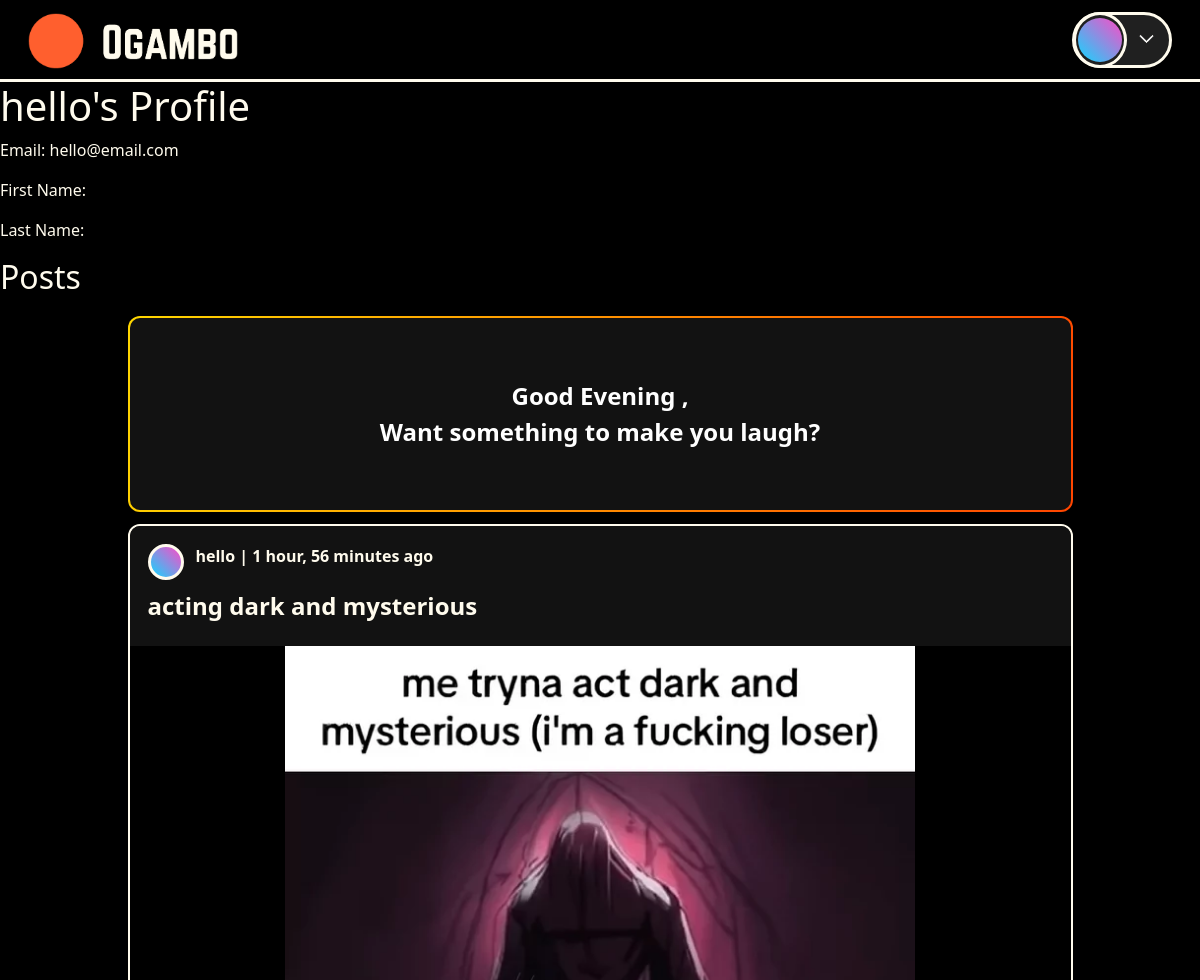
/profile/hello/ (upper part), run on an earlier commit of the app's database.
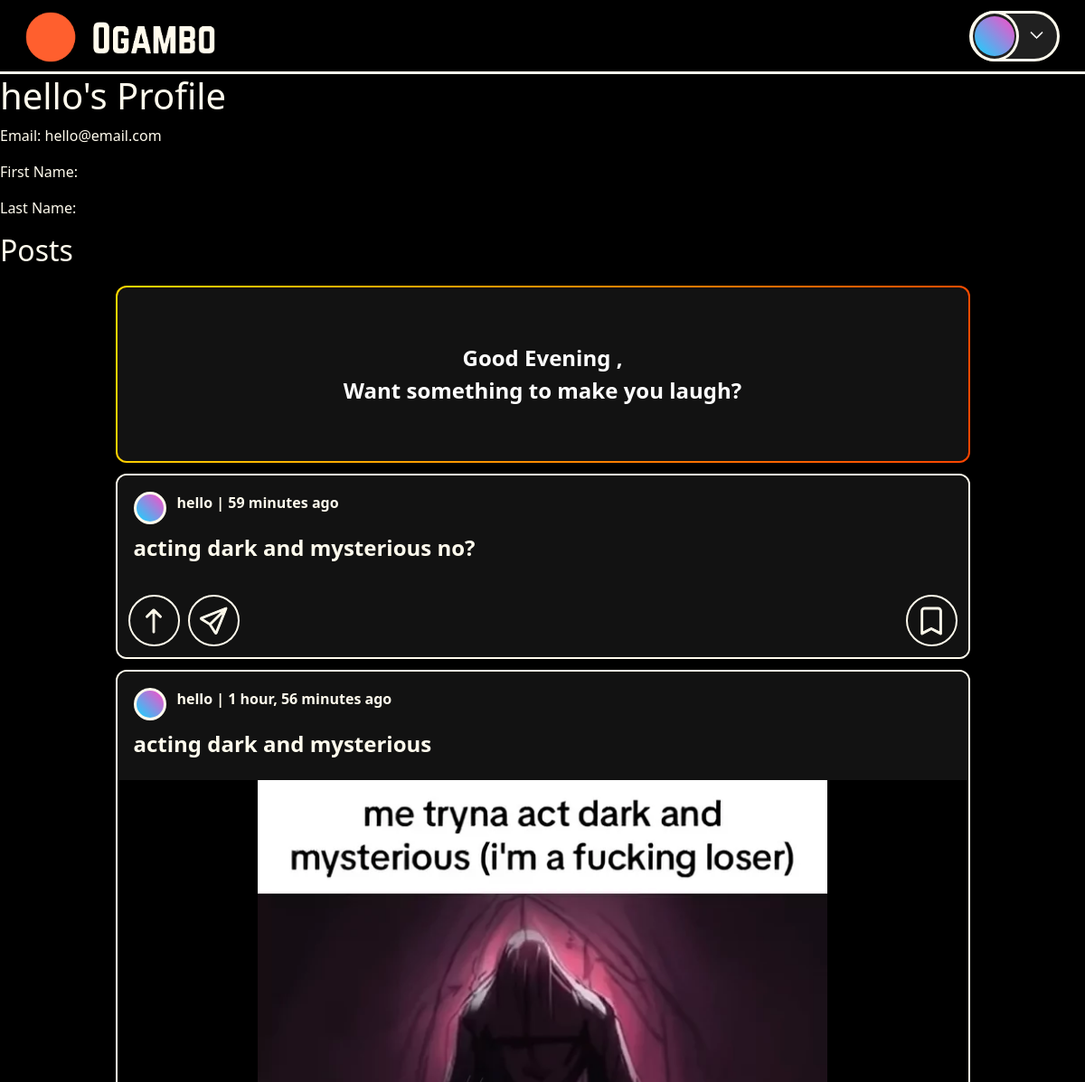
And on a later commit of the database.
### ogambo/models.py (models this page shows, shortened)
class Post(models.Model):
    id = models.UUIDField(primary_key=True, default=uuid.uuid4, editable=False)
    user = models.ForeignKey(User, on_delete=models.SET_NULL, null=True)
    title = models.CharField(max_length=200)
    description = models.TextField(max_length=500, null=True, blank=True)
    tags = models.ManyToManyField(Tag, related_name='posts', blank=True)
    image = models.ImageField(upload_to='post_media/images/', null=True, blank=True)
    video = models.FileField(upload_to='post_media/videos/', null=True, blank=True)
    created = models.DateTimeField(auto_now_add=True)
    updated = models.DateTimeField(auto_now=True)
    class Meta:
        ordering = ['-updated', '-created']
    def upvotes(self):
        return self.votes.filter(vote_type=True).count()
    def downvotes(self):
        return self.votes.filter(vote_type=False).count()

### ogambo/views.py (the view)
# urls.py: path('profile/<str:username>/', views.userProfile, name="user-profile"),
def userProfile(request, username):
    user = User.objects.get(username=username)
    posts = user.post_set.all()
    context = {
        'user_profile': user,
        'posts': posts,
        'username': user.username
        }
    return render(request, 'ogambo/profile.html', context)

### ogambo/templates/ogambo/profile.html (shortened to what this page needs)
{% extends 'main.html' %}
{% block content %}
    <h1>{{ user_profile.username }}'s Profile</h1>
    <p>Email: {{ user_profile.email }}</p>
    <p>First Name: {{ user_profile.first_name }}</p>
    <p>Last Name: {{ user_profile.last_name }}</p>
    <h2>Posts</h2>
    {% include 'ogambo/components/feed.html' %}
{% endblock content %}

### templates/main.html (shortened to what this page needs)
{% load static %}
<!DOCTYPE html>
<html lang="en">
<head>
    <link href="https://cdn.jsdelivr.net/npm/bootstrap@5.3.3/dist/css/bootstrap.min.css" rel="stylesheet">
    <link href="https://cdn.jsdelivr.net/npm/bootstrap-icons@1.7.2/font/bootstrap-icons.css" rel="stylesheet">
    <link rel="stylesheet" href="{% static 'assets/main.css' %}">
</head>
<body>
    {% include 'navbar.html' %}
    {% block content %}{% endblock %}
</body>
</html>

### templates/navbar.html (shortened to what this page needs)
{% load static %}
<nav class="navbar">
    <div class="container-fluid">
        <a class="navbar-brand text-white" href="/">
            <picture>
                <source media="(max-width: 767px)" srcset="{% static 'assets/ogambo-brand.png' %}" height="24">
                <img src="{% static 'assets/ogambo-brand.png' %}" alt="Ogambo" height="56" class="d-inline-block align-text-top">
            </picture>
        </a>
        <div class="dropdown" type="button" data-bs-toggle="dropdown" aria-expanded="false">
            <div class="profile-dropdown">
                <div class="gradient-image-cover">
                    <div class="gradient-image"></div>
                </div>
                <span class="dropdown-arrow">
                    <svg xmlns="http://www.w3.org/2000/svg" width="19" height="16" fill="currentColor" class="bi bi-chevron-down" viewBox="0 0 16 16" stroke="white" stroke-width="1">
                        <path fill-rule="evenodd" d="M1.646 4.646a.5.5 0 0 1 .708 0L8 10.293l5.646-5.647a.5.5 0 0 1 .708.708l-6 6a.5.5 0 0 1-.708 0l-6-6a.5.5 0 0 1 0-.708"/>
                    </svg>
                </span>
            </div>
        </div>
    </div>
</nav>

### ogambo/templates/ogambo/components/feed.html (shortened to what this page needs)
<main class="content-area">
    <div class="feed">
        <div class="home-welcome">
            <p class="content-title">Good Evening {{request.user.username}}, <br>Want something to make you laugh?</p>
        </div>
        {% for post in posts %}
            <div class="meme-card">
                <div class="meme-header">
                    {% if post.user %}
                        <a href="{% url 'user-profile' post.user.username %}" class="user-info">
                            <div class="user-avatar"></div>
                            {{post.user}} | {{post.updated|timesince}} ago
                        </a>
                    {% endif %}
                    <div class="post-title mt-2">
                        <span>{{post.title}}</span>
                    </div>
                </div>
                <a href="{% url 'post' post.id %}">
                    <div class="meme-image">
                        {% if post.image %}
                            <img src="{{post.image.url}}" class="meme-image" alt="">
                        {% endif %}
                    </div>
                </a>
                <div class="meme-footer">
                    <div class="footer-buttons">
                        <div class="action-buttons">
                            <button class="action-btn upvote" data-vote-type="upvote" data-post-id="{{post.id}}">
                                <i class="bi bi-arrow-up"></i>
                            </button>
                            <button class="action-btn">
                                <i class="bi bi-send"></i>
                            </button>
                        </div>
                        <div class="save-button">
                            <button class="action-btn">
                                <i class="bi bi-bookmark"></i>
                            </button>
                        </div>
                    </div>
                </div>
            </div>
        {% endfor %}
    </div>
</main>

### static/assets/main.css (style rules this page uses)
body { background-color: black; color: white; }

### templates/main.html (style rules this page uses)
:root { --ogambo-black: #000000; --ogambo-orange: #ff4500; --ogambo-green: #4ade80; --ogambo-gray: #121212; --ogambo-light-gray: #8A8A8A; --ogambo-text: #FFFBED; --ogambo-blue: #00a2ff; }
* { margin: 0; padding: 0; box-sizing: border-box; font-family: Verdana, Geneva, Tahoma, sans-serif 'Space Mono', monospace; }
body { background-color: var(--ogambo-black); color: #FFFBED; min-height: 100vh; }

### templates/navbar.html (style rules this page uses)
.navbar { position: sticky; top: 0; z-index: 1000; height: 82px; display: flex; align-items: center; justify-content: space-between; padding: 0 16px; background-color: black; border-bottom: 3px solid #FFFBED; }
.navbar-brand { font-size: 36px; font-weight: 700; padding: 0; }
.profile-dropdown { display: flex; align-items: center; justify-content: space-between; width: 100px; height: 56px; background-color: #202020; border: 3px solid #FFFBED; border-radius: 28px; cursor: pointer; position: relative; }
.gradient-image { width: 44px; height: 44px; background-image: url('path/to/your/gradient-image.png'); background-image: linear-gradient(45deg, #11D7FF, #FF4AC6); background-size: cover; border-radius: 50%; }
.gradient-image-cover { width: 56px; height: 56px; display: flex; align-items: center; justify-content: center; border: 3px solid #FFFBED; border-radius: 50%; background-color: #202020; background-size: cover; margin-left: -2px; padding: 0; }
.dropdown-arrow { width: 44px; }
.dropdown-arrow svg { margin: -5px 0px 0px 10px; }

### ogambo/templates/ogambo/components/feed.html (style rules this page uses)
.content-area { display: flex; flex-direction: column; align-items: center; padding: 12px; }
.home-welcome { font-size: 24px; font-weight: 700; margin-bottom: 12px; padding: 2px; text-align: center; border-radius: 12px; background: linear-gradient( 105deg, #FFD700, #FF4500, #FF69B4, #FF00FF, #800080, #FF00FF, #FF69B4, #FF4500, #FFD700 ); background-size: 800% 800%; animation: wavy 6s ease-in-out infinite alternate; }
.content-title { padding: 60px; margin: 0; background: #121212; border-radius: 10px; color: #FFF; }
.meme-card { background-color: #121212; border: 2px solid #FFFBED; border-radius: 12px; overflow: hidden; z-index: 10; position: relative; margin-bottom: 12px; }
.meme-header { height: 120px; padding: 18px; background-color: #121212; }
.user-info { display: flex; font-size: 16px; font-weight: 600; text-decoration: none; color: #FFFBED; }
.user-avatar { width: 36px; height: 36px; border: 3px solid #FFFBED; border-radius: 50%; background: linear-gradient(45deg, #11D7FF, #FF4AC6); margin: 0 12px 0 0; }
.post-title { height: 36px; font-size: 24px; font-weight: 700; display: flex; overflow: hidden; }
.meme-image { max-height: 600px; width: 100%; background-color: var(--ogambo-black); object-fit: contain; }
.meme-footer { height: 81px; padding: 12px; align-items: center; background-color: #121212; }
.footer-buttons { display: flex; justify-content: space-between; }
.action-buttons { display: flex; justify-content: start; gap: 9px; }
.action-btn { background: none; width: 57px; height: 57px; border: 2px solid #FFFBED; border-radius: 50%; color: #FFFBED; font-size: 30px; }
.action-btn i { -webkit-text-stroke: 1px; }
@media (max-width: 1200px) { .content-area { margin-left: 0; margin-right: 0; max-width: 100%; padding: 12px; } }

What changed in the data, as far as the page shows it:
added Post: user "hello", updated "59 minutes", title "acting dark and mysterious no?"
